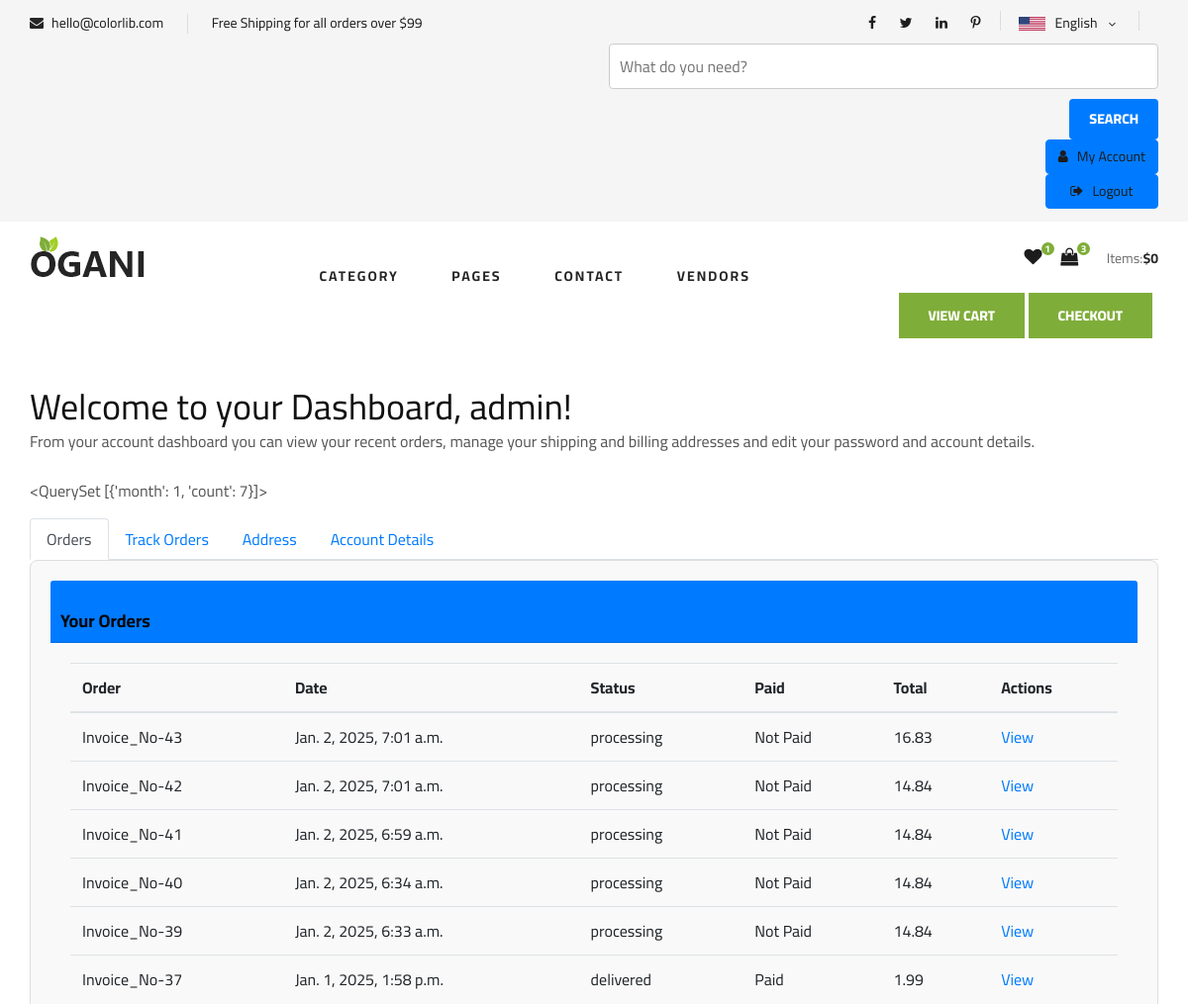
Before: /customer_dashboard (signed in, upper part) with the older database file.
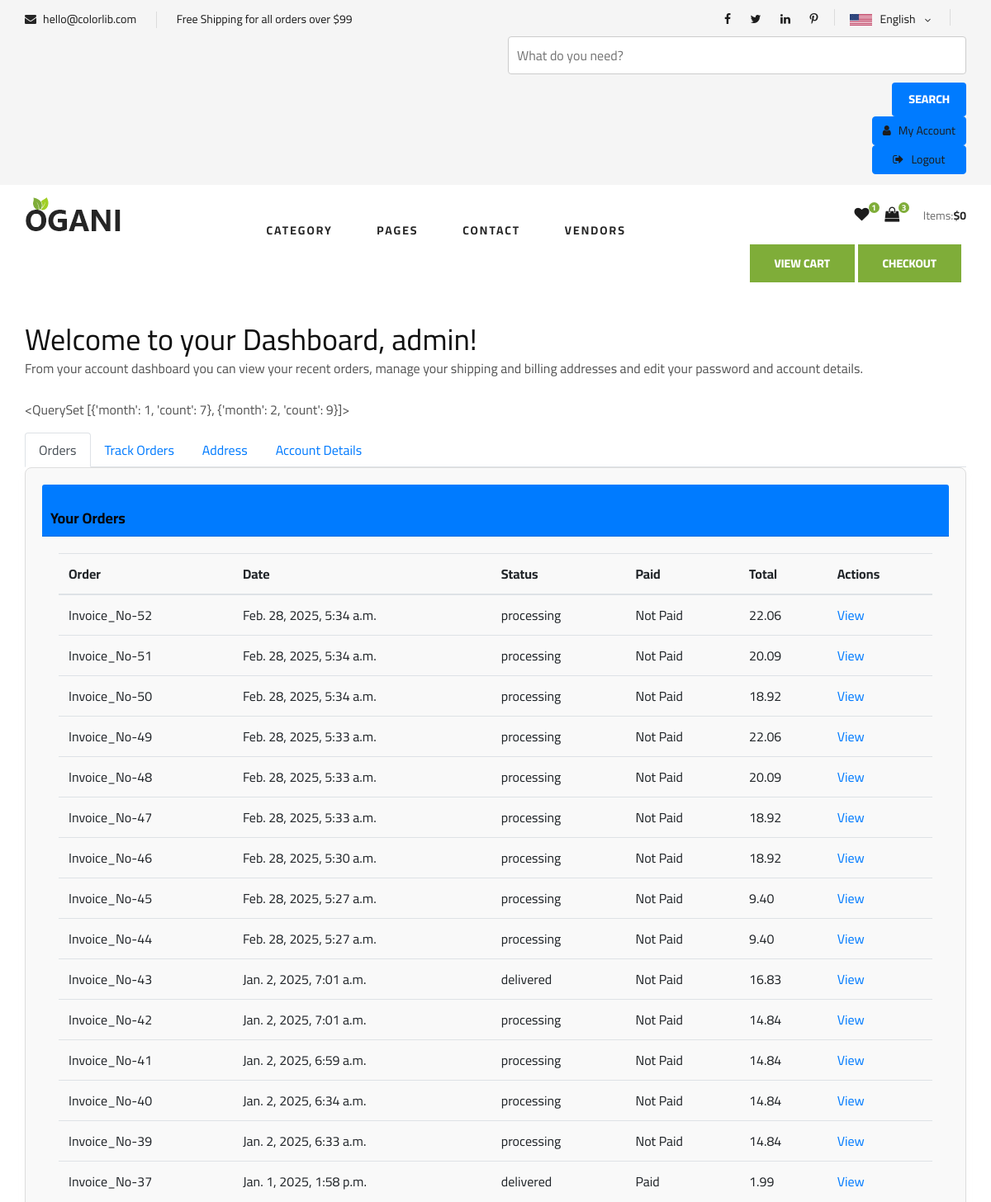
After: the same page with the newer database file.
### core/models.py (models this page shows, shortened)
class CartOrder(models.Model):
    user = models.ForeignKey(User, on_delete=models.CASCADE)
    price = models.DecimalField(max_digits=10, decimal_places=2, default="1.99")
    paid_status = models.BooleanField(default=False)
    order_date = models.DateTimeField(auto_now_add=True)
    product_status = models.CharField(choices=ORDER_STATUS_CHOICES, max_length=30, default="processing")
    payment_method = models.CharField(choices=METHOD, max_length=30, default="COD")
    payment_completed = models.BooleanField(default=False)
    sold_quantity = models.IntegerField(default=0)
    in_stock = models.IntegerField(default=1, blank=True, null=True)
    color = models.ManyToManyField(Color)
    size = models.ManyToManyField(Size)
    class Meta:
        verbose_name_plural = "Cart Orders"

### core/views.py (the view, shortened to what this page needs)
# urls.py: path('customer_dashboard', views.customer_dashboard, name='customer_dashboard'),
@login_required
def customer_dashboard(request):
    orders_list=CartOrder.objects.filter(user=request.user).order_by('-id')
    address= Address.objects.filter(user=request.user)
    orders= CartOrder.objects.annotate(month= ExtractMonth('order_date')).values('month').annotate(count=Count('id')).values('month', 'count')
    context={
        'orders': orders,
        'orders_list':orders_list,
        'address':address
    }
    return render(request, 'core/customer_dashboard.html', context)

### ecomprj/context_processors.py (called while the page is built, shortened)
def default(request):
    cart_total_amount = 0
    cart_count = 0
    months = []
    monthly_sales = []
    if request.user.is_authenticated:
        address = Address.objects.filter(user_id=request.user.id).first()
    else:
        address = None  # For anonymous users, set address to None or handle appropriately
    categories = Category.objects.all()
    vendors = Vendor.objects.all()
    min_max_price = Product.objects.aggregate(Min("price"), Max("price"))
    return {
        'address': address,
        'categories': categories,
        'vendors': vendors,
        'min_max_price': min_max_price,
        'cart_total_amount': cart_total_amount,  # Adding cart total amount to the context
        'cart_count': cart_count,
        'months': months,
        'monthly_sales': monthly_sales,
    }

### templates/core/customer_dashboard.html (shortened to what this page needs)
{% extends "partials/base.html" %}
{% load static %}
{% block content %}
<div class="container mt-5">
    <h2>Welcome to your Dashboard, {{ user.username }}!</h2>
    <p>From your account dashboard you can view your recent orders, manage your shipping and billing addresses and edit your password and account details.</p>
     <div class="mt-4">
        <p>
            {{orders}}
        </p>
    </div>
    <ul class="nav nav-tabs" id="dashboardTab" role="tablist">
        <li class="nav-item">
            <a class="nav-link active" id="orders-tab" data-toggle="tab" href="#orders" role="tab" aria-controls="orders" aria-selected="true">Orders</a>
        </li>
        <li class="nav-item">
            <a class="nav-link" id="track-orders-tab" data-toggle="tab" href="#track-orders" role="tab" aria-controls="track-orders" aria-selected="false">Track Orders</a>
        </li>
        <li class="nav-item">
            <a class="nav-link" id="address-tab" data-toggle="tab" href="#address" role="tab" aria-controls="address" aria-selected="false">Address</a>
        </li>
        <li class="nav-item">
            <a class="nav-link" id="account-details-tab" data-toggle="tab" href="#account-details" role="tab" aria-controls="account-details" aria-selected="false">Account Details</a>
        </li>
    </ul>
    <div class="tab-content" id="dashboardTabContent">
        <div class="tab-pane fade show active" id="orders" role="tabpanel" aria-labelledby="orders-tab">
            <div class="card">
                <div class="card-header">
                    <h3 class="mb-0">Your Orders</h3>
                </div>
                <div class="card-body">
                    <div class="table-responsive">
                        <table class="table">
                            <thead>
                                <tr>
                                    <th>Order</th>
                                    <th>Date</th>
                                    <th>Status</th>
                                    <th>Paid</th>
                                    <th>Total</th>
                                    <th>Actions</th>
                                </tr>
                            </thead>
                            <tbody>
   {% for o in orders_list %}
    <tr>
        <td>Invoice_No-{{ o.id }}</td>
        <td>{{ o.order_date }}</td>
        <td>{{ o.product_status }}</td>
        {% if o.paid_status %}
            <td>Paid</td>
        {% else %}
            <td>Not Paid</td>
        {% endif %}
        <td>{{ o.price }}</td>
        <td><a href="{% url 'core:order_detail' o.id %}">View</a></td>
    </tr>
{% endfor %}
                            </tbody>
                        </table>
                    </div>
                </div>
            </div>
        </div>
    </div>
</div>
{% endblock %}

Changed rows visible on the page:
added CartOrder: id "52", order_date "Feb. 28, 2025, 5:34 a.m.", product_status "processing", paid_status "Not Paid", price "22.06"
added CartOrder: id "51", order_date "Feb. 28, 2025, 5:34 a.m.", product_status "processing", paid_status "Not Paid", price "20.09"
added CartOrder: id "50", order_date "Feb. 28, 2025, 5:34 a.m.", product_status "processing", paid_status "Not Paid", price "18.92"
added CartOrder: id "49", order_date "Feb. 28, 2025, 5:33 a.m.", product_status "processing", paid_status "Not Paid", price "22.06"
added CartOrder: id "48", order_date "Feb. 28, 2025, 5:33 a.m.", product_status "processing", paid_status "Not Paid", price "20.09"
added CartOrder: id "47", order_date "Feb. 28, 2025, 5:33 a.m.", product_status "processing", paid_status "Not Paid", price "18.92"
added CartOrder: id "46", order_date "Feb. 28, 2025, 5:30 a.m.", product_status "processing", paid_status "Not Paid", price "18.92"
added CartOrder: id "45", order_date "Feb. 28, 2025, 5:27 a.m.", product_status "processing", paid_status "Not Paid", price "9.40"
added CartOrder: id "44", order_date "Feb. 28, 2025, 5:27 a.m.", product_status "processing", paid_status "Not Paid", price "9.40"
changed CartOrder id 43: product_status "processing" → "delivered"
Other visible differences:
{{ orders }}: "<QuerySet [{'month': 1, 'count': 7}]>" → "<QuerySet [{'month': 1, 'count': 7}, {'month': 2, 'count': 9}]>"
